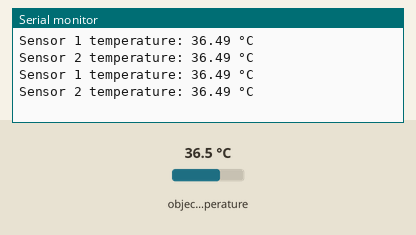
A sketch run on a simulated ESP32. Parts: the last lines printed to the serial monitor. Inputs (shaded band) come from the test bench; at power-on: object temperature 36.5 °C.

Above: at 1.2 s.
1.3 s: object temperature set to 20 °C
At 2.6 s:
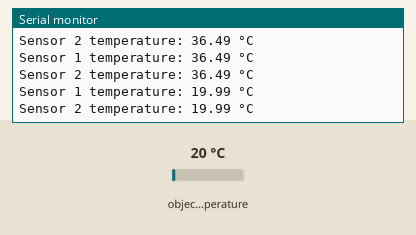
2.8 s: object temperature set to 26 °C
At 3.5 s:
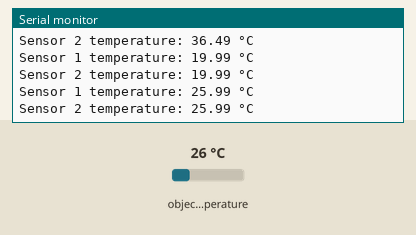
Timing chart, 0 to 5.8 s (numbered marks = the images above; inputs shaded):
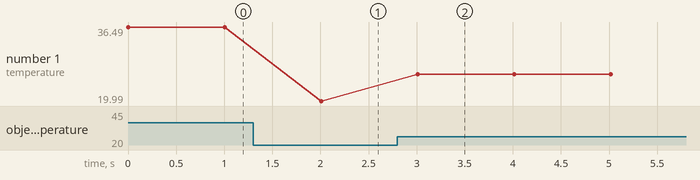

Measured:
- after the input at 1.3 s, the serial monitor: prints a new line after 0.71 s (image 1)
- after the input at 2.8 s, the serial monitor: prints a new line after 0.21 s (image 2)
- plotted number 1: 36.49 → 19.99 after the input at 1.3 s, 19.99 → 25.99 after the input at 2.8 s

The sketch:

mlx2sensors.ino
```cpp
#include <Wire.h>
#include <Adafruit_MLX90614.h>

#define SENSOR_1_ADDRESS 0x5A
#define SENSOR_2_ADDRESS 0x5B

Adafruit_MLX90614 sensor1;
Adafruit_MLX90614 sensor2;

void setup() {
  Serial.begin(9600);

  // Initialize I2C communication
  Wire.begin(33, 25); // Use GPIO pins 33 and 25 for I2C communication

  // Initialize MLX90614 sensors
  sensor1.begin(SENSOR_1_ADDRESS);
  sensor2.begin(SENSOR_2_ADDRESS);
}

void loop() {
  // Read temperature values from both sensors
  float temp1 = sensor1.readObjectTempC();
  float temp2 = sensor2.readObjectTempC();

  // Print the temperature values
  Serial.print("Sensor 1 temperature: ");
  Serial.print(temp1);
  Serial.println(" °C");

  Serial.print("Sensor 2 temperature: ");
  Serial.print(temp2);
  Serial.println(" °C");

  delay(1000);
}
```
